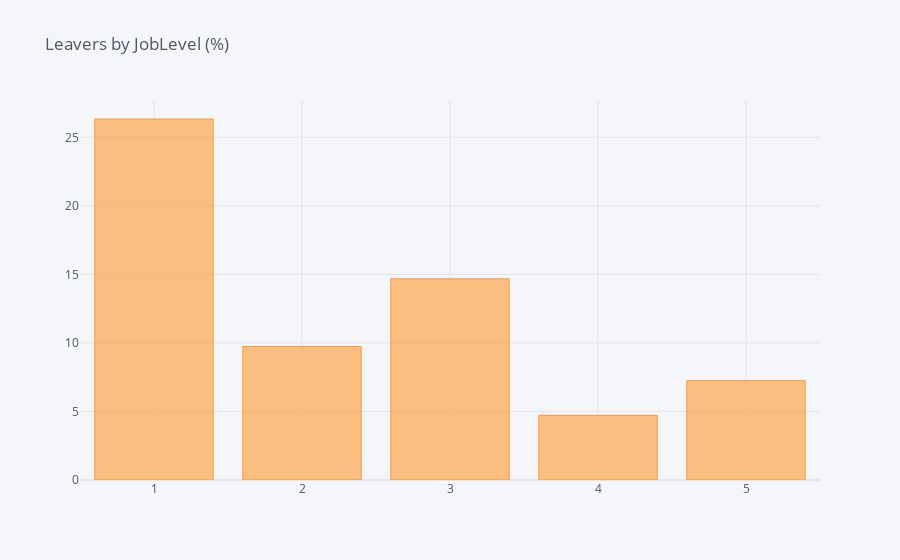

Notebook code for this chart:
### Markdown cell above
### Уровень сотрудника

### Code cell
df_OverTime = pd.DataFrame(columns=["JobLevel", "% of Leavers"])
i=0
for field in list(df['JobLevel'].unique()):
    ratio = df[(df['JobLevel']==field)&(df['Attrition']=="Yes")].shape[0] / df[df['JobLevel']==field].shape[0]
    df_OverTime.loc[i] = (field, ratio*100)
    i += 1
    #print("In {}, the ratio of leavers is {:.2f}%".format(field, ratio*100))    
df_OT = df_OverTime.groupby(by="JobLevel").sum()
df_OT.iplot(kind='bar',title='Leavers by JobLevel (%)')

### Figure 1 — Plotly figure (JSON) as saved in the notebook; plotly's stock layout.template omitted (floating-point values rounded to 4 significant figures)
{"data": [{"marker": {"color": "rgba(255, 153, 51, 0.6)", "line": {"color": "rgba(255, 153, 51, 1.0)", "width": 1}}, "name": "% of Leavers", "orientation": "v", "text": "", "type": "bar", "x": [1, 2, 3, 4, 5], "y": [26.34, 9.738, 14.68, 4.717, 7.246]}], "layout": {"legend": {"bgcolor": "#F5F6F9", "font": {"color": "#4D5663"}}, "paper_bgcolor": "#F5F6F9", "plot_bgcolor": "#F5F6F9", "title": {"font": {"color": "#4D5663"}, "text": "Leavers by JobLevel (%)"}, "xaxis": {"gridcolor": "#E1E5ED", "showgrid": true, "tickfont": {"color": "#4D5663"}, "title": {"font": {"color": "#4D5663"}, "text": ""}, "zerolinecolor": "#E1E5ED"}, "yaxis": {"gridcolor": "#E1E5ED", "showgrid": true, "tickfont": {"color": "#4D5663"}, "title": {"font": {"color": "#4D5663"}, "text": ""}, "zerolinecolor": "#E1E5ED"}}}
